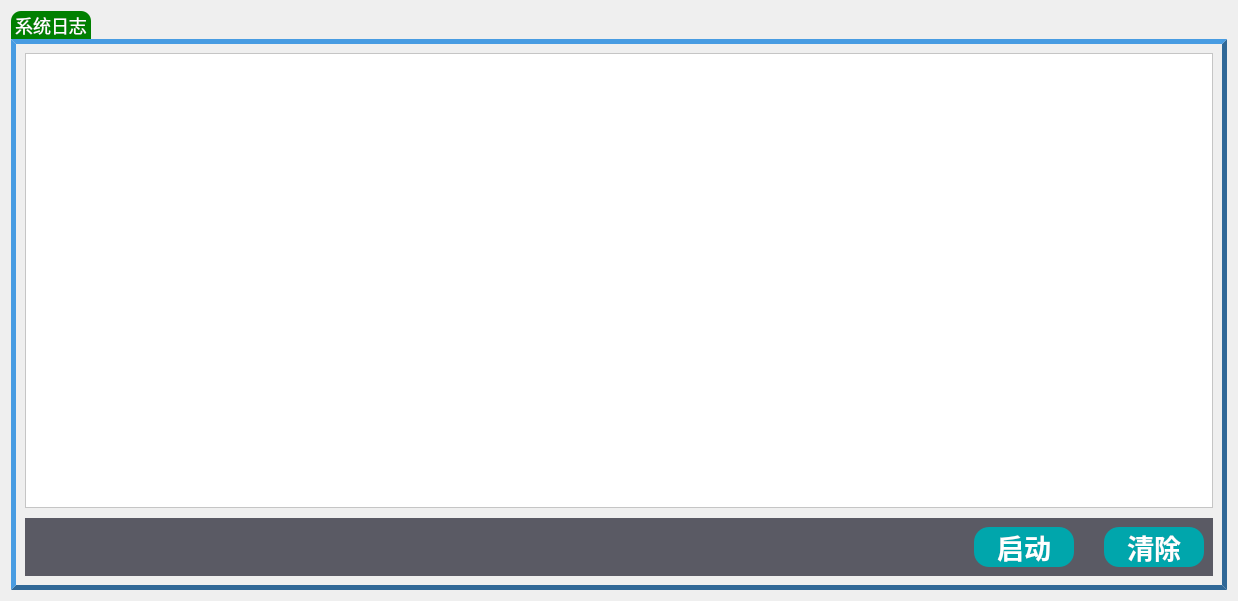
<?xml version="1.0" encoding="UTF-8"?>
<ui version="4.0">
 <class>dailyRecord</class>
 <widget class="QWidget" name="dailyRecord">
  <property name="geometry">
   <rect>
    <x>0</x>
    <y>0</y>
    <width>1238</width>
    <height>601</height>
   </rect>
  </property>
  <property name="windowTitle">
   <string>Form</string>
  </property>
  <layout class="QGridLayout" name="gridLayout_2">
   <item row="0" column="0">
    <widget class="QTabWidget" name="tabWidget">
     <property name="minimumSize">
      <size>
       <width>0</width>
       <height>300</height>
      </size>
     </property>
     <property name="font">
      <font>
       <family>Adobe Devanagari</family>
       <pointsize>15</pointsize>
       <weight>75</weight>
       <bold>true</bold>
      </font>
     </property>
     <property name="styleSheet">
      <string notr="true">QTabWidget::pane{
	border-width:5px;
	border-color:rgb(48, 104, 151);
	border-style: outset;
	background-color: rgb(132, 171, 208);
	background: transparent;
} 

QTabBar::tab{
	border-color:rgb(48, 104, 151);
	border-bottom-color: #00aa7f;
	border-top-left-radius: 10px;
	border-top-right-radius: 10px;
	max-width:30ex;
    min-width:30ex; 
	min-height:15px;
	font:18px Times New Roman;
	padding: 0px;
}
QTabBar::tab:hover{
	background:rgb(198, 197, 146);
    color:black;
}
QTabBar::tab:selected{
	border-color: black;
	background:green;
	color:white;
}
</string>
     </property>
     <property name="currentIndex">
      <number>0</number>
     </property>
     <widget class="QWidget" name="tab">
      <attribute name="title">
       <string>系统日志</string>
      </attribute>
      <layout class="QGridLayout" name="gridLayout_3">
       <item row="0" column="0">
        <layout class="QVBoxLayout" name="verticalLayout_2" stretch="10,1">
         <property name="spacing">
          <number>10</number>
         </property>
         <item>
          <widget class="QTextEdit" name="qdebug_log">
           <property name="maximumSize">
            <size>
             <width>16777215</width>
             <height>16778</height>
            </size>
           </property>
           <property name="font">
            <font>
             <pointsize>12</pointsize>
            </font>
           </property>
           <property name="styleSheet">
            <string notr="true">background-color: rgb(255, 255, 255);
color: rgb(33, 33, 33);</string>
           </property>
          </widget>
         </item>
         <item>
          <widget class="QWidget" name="widget_4" native="true">
           <property name="styleSheet">
            <string notr="true">background-color: rgb(90, 90, 100);</string>
           </property>
           <layout class="QGridLayout" name="gridLayout">
            <item row="0" column="0">
             <layout class="QHBoxLayout" name="horizontalLayout_4" stretch="10,1">
              <property name="spacing">
               <number>10</number>
              </property>
              <item>
               <spacer name="horizontalSpacer">
                <property name="orientation">
                 <enum>Qt::Horizontal</enum>
                </property>
                <property name="sizeHint" stdset="0">
                 <size>
                  <width>40</width>
                  <height>20</height>
                 </size>
                </property>
               </spacer>
              </item>
              <item>
               <layout class="QHBoxLayout" name="horizontalLayout_3" stretch="1,1">
                <property name="spacing">
                 <number>30</number>
                </property>
                <item>
                 <widget class="QPushButton" name="stop_Button">
                  <property name="sizePolicy">
                   <sizepolicy hsizetype="Preferred" vsizetype="Preferred">
                    <horstretch>0</horstretch>
                    <verstretch>0</verstretch>
                   </sizepolicy>
                  </property>
                  <property name="minimumSize">
                   <size>
                    <width>100</width>
                    <height>40</height>
                   </size>
                  </property>
                  <property name="maximumSize">
                   <size>
                    <width>120</width>
                    <height>40</height>
                   </size>
                  </property>
                  <property name="font">
                   <font>
                    <pointsize>20</pointsize>
                    <weight>75</weight>
                    <bold>true</bold>
                   </font>
                  </property>
                  <property name="styleSheet">
                   <string notr="true">
QPushButton {
	border: 1px solid #298DFF; /* QPushButton边框的宽度、样式和颜色 */
	border-radius:15px;border:none; /* 边框圆角 */
	background-color: #00a6ac; /* 背景颜色 */
	color: white;  
}
 
QPushButton:hover {	/* 鼠标悬浮在QPushButton上时的状态 */
	background-color: #298DFF;
	color: #F2F2F2;
	border-image: url(:/image/close2.png);
}

QPushButton:checked { /* QPushButton可选中时的状态 */
	border: 1px solid #FF5242;
	background-color: #F2F2F2;
	color: #FF5242;
}
 
QPushButton:pressed { /* 鼠标按压在QPushButton上时的状态 */
	background-color: #55ff7f;
}
 
QPushButton:checked:pressed { /* QPushButton处于可选中且鼠标按压在QPushButton上时的状态 */
	background-color: #F2F2F2;
}
 
QPushButton:disabled { /* QPushButton禁用时的状态 */
	border: 1px solid #CDCDCD;
	background-color: #CDCDCD;
	color: #B4B4B4;
}</string>
                  </property>
                  <property name="text">
                   <string>启动</string>
                  </property>
                 </widget>
                </item>
                <item>
                 <widget class="QPushButton" name="clear_Button">
                  <property name="sizePolicy">
                   <sizepolicy hsizetype="Preferred" vsizetype="Preferred">
                    <horstretch>0</horstretch>
                    <verstretch>0</verstretch>
                   </sizepolicy>
                  </property>
                  <property name="minimumSize">
                   <size>
                    <width>100</width>
                    <height>40</height>
                   </size>
                  </property>
                  <property name="maximumSize">
                   <size>
                    <width>120</width>
                    <height>40</height>
                   </size>
                  </property>
                  <property name="font">
                   <font>
                    <pointsize>20</pointsize>
                    <weight>75</weight>
                    <bold>true</bold>
                   </font>
                  </property>
                  <property name="styleSheet">
                   <string notr="true">
QPushButton {
	border: 1px solid #298DFF; /* QPushButton边框的宽度、样式和颜色 */
	border-radius:15px;border:none; /* 边框圆角 */
	background-color: #00a6ac; /* 背景颜色 */
	color: white;  
}
 
QPushButton:hover {	/* 鼠标悬浮在QPushButton上时的状态 */
	background-color: #298DFF;
	color: #F2F2F2;
	border-image: url(:/image/close2.png);
}

QPushButton:checked { /* QPushButton可选中时的状态 */
	border: 1px solid #FF5242;
	background-color: #F2F2F2;
	color: #FF5242;
}
 
QPushButton:pressed { /* 鼠标按压在QPushButton上时的状态 */
	background-color: #55ff7f;
}
 
QPushButton:checked:pressed { /* QPushButton处于可选中且鼠标按压在QPushButton上时的状态 */
	background-color: #F2F2F2;
}
 
QPushButton:disabled { /* QPushButton禁用时的状态 */
	border: 1px solid #CDCDCD;
	background-color: #CDCDCD;
	color: #B4B4B4;
}</string>
                  </property>
                  <property name="text">
                   <string>清除</string>
                  </property>
                 </widget>
                </item>
               </layout>
              </item>
             </layout>
            </item>
           </layout>
          </widget>
         </item>
        </layout>
       </item>
      </layout>
     </widget>
     <widget class="QWidget" name="tab_2">
      <attribute name="title">
       <string/>
      </attribute>
     </widget>
    </widget>
   </item>
  </layout>
 </widget>
 <resources/>
 <connections/>
</ui>
